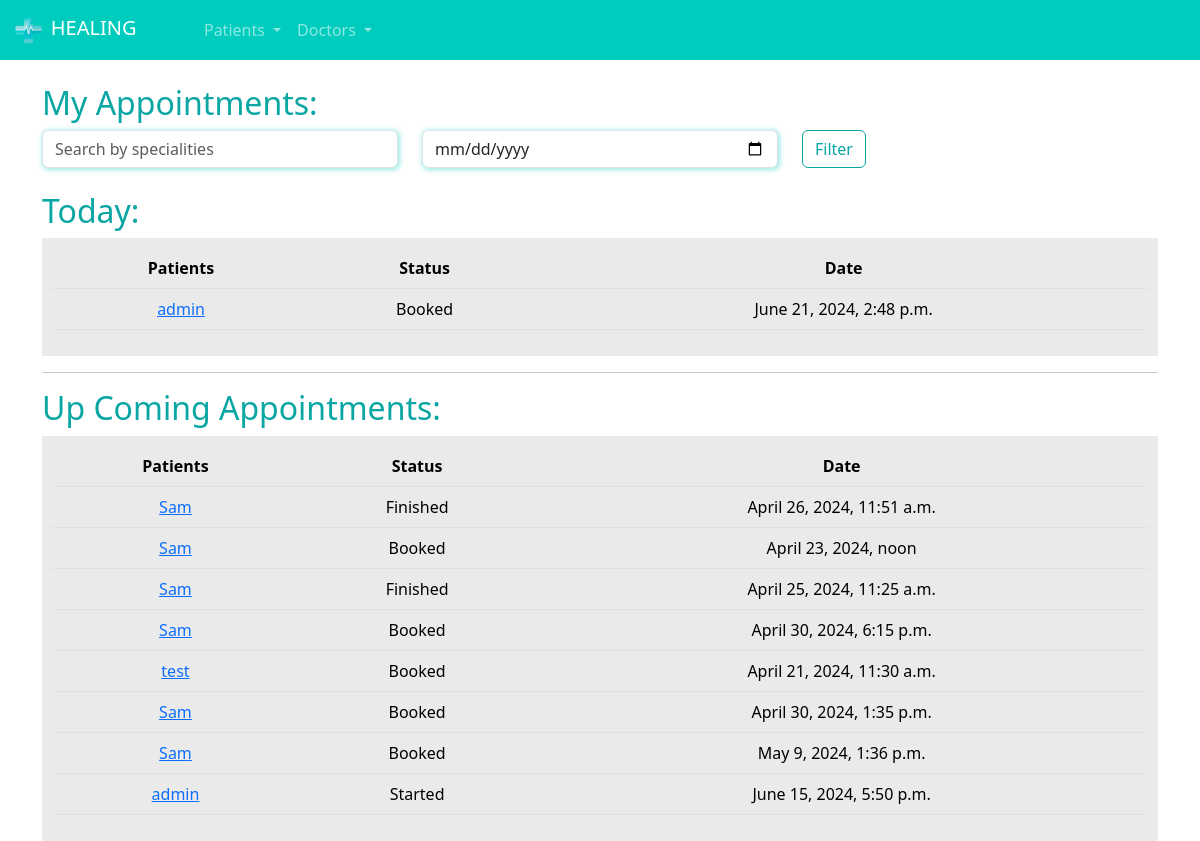
Page /doctors/appointments_doctor/ (signed in) on the committed database.
### patients/models.py (models this page shows, shortened)
class Appointment(models.Model):
    status_choices = (
        ('B', 'Booked'),
        ('F', 'Finished'),
        ('C', 'Canceled'),
        ('S', 'Started')
    )
    patient = models.ForeignKey(User, on_delete=models.DO_NOTHING)
    schedule = models.ForeignKey(Schedule, on_delete=models.DO_NOTHING)
    status = models.CharField(max_length=1, choices=status_choices, default='B')
    link = models.URLField(null=True, blank=True)

### doctor/models.py (models this page shows, shortened)
class Schedule(models.Model):
    date = models.DateTimeField()
    user = models.ForeignKey(User, on_delete=models.DO_NOTHING)
    booked = models.BooleanField(default=False)

### doctor/views.py (the view, shortened to what this page needs)
# urls.py: path('appointments_doctor/', views.appointments_doctor, name="appointments_doctor"),
def appointments_doctor(request):
    if not is_doctor(request.user):
        messages.add_message(request, constants.WARNING, 'Only Doctors can access this page.')
        return redirect('/users/logout')
    specialities_filter = request.GET.get('specialities')
    date_filter = request.GET.get('date')
    today = datetime.now().date()
    appointments_today = Appointment.objects.filter(schedule__user=request.user).filter(schedule__date__gte=today).filter(schedule__date__lt=today + timedelta(days=1))
    remaining_appointments= Appointment.objects.exclude(id__in=appointments_today.values('id')).filter(schedule__user=request.user)
    context = {
        'appointments_today': appointments_today,
        'remaining_appointments': remaining_appointments,
        'is_doctor': is_doctor(request.user)
    }
    return render(request, 'appointments_doctor.html', context)

### doctor/models.py (called while the page is built)
def is_doctor(user):
    return DoctorInfo.objects.filter(user=user).exists()

### doctor/templates/appointments_doctor.html (shortened to what this page needs)
{% extends "base.html" %}
{% load static %}
{% block 'head' %}
    <link rel="stylesheet" href="{% static 'doctors/css/schedule.css' %}">
    <link rel="stylesheet" href="{% static 'users/css/users.css' %}">
    <link rel="stylesheet" href="{% static 'doctors/css/doctor_registration.css' %}">
    <link rel="stylesheet" href="{% static 'patients/css/home.css' %}">
    <link rel="stylesheet" href="https://cdn.jsdelivr.net/npm/bootstrap-icons@1.11.3/font/bootstrap-icons.min.css">
{% endblock 'head' %}
{% block 'body' %}
{% include "partials/navbar.html" %}
    <div class="container">
        <br>
        <h2><span class="color-dark">My Appointments:</span></h2>
        <form action="{% url 'appointments_doctor' %}" method="GET">
            <div class="row">
                <div class="col-md">
                    <input type="text" name="specialities" id="" class="form-control shadow-main-color" placeholder="Search by specialities">
                </div>
                <div class="col-md">
                    <input type="date" name="date" id="" class="form-control shadow-main-color" placeholder="Date:">
                </div>
                <div class="col-md">
                    <input type="submit" value="Filter" class="btn btn-dark-color-outline">
                </div>
            </div>
        </form>
        <br>
        <h2><span class="color-dark">Today:</span></h2>
        <div class="list-my-bookings">
            <table class="table">
                <thead>
                  <tr>
                    <th scope="col">Patients</th>
                    <th scope="col">Status</th>
                    <th scope="col">Date</th>
                  </tr>
                </thead>
                <tbody>
                    {% for appointment in appointments_today  %}
                        <tr>
                            <td><a href="{% url 'access_appointment_doctor' appointment.id %}">{{appointment.patient}}</a></td>
                            <td>{{appointment.get_status_display}}</td>
                            <td>{{appointment.schedule.date}}</td>
                        </tr>
                    {% endfor %}
                </tbody>
              </table>
        </div>
        <hr>
        <h2><span class="color-dark">Up Coming Appointments:</span></h2>
        <div class="list-my-bookings">
            <table class="table">
                <thead>
                  <tr>
                    <th scope="col">Patients</th>
                    <th scope="col">Status</th>
                    <th scope="col">Date</th>
                  </tr>
                </thead>
                <tbody>
                    {% for appointment in remaining_appointments  %}
                        <tr>
                            <td><a href="{% url 'access_appointment_doctor' appointment.id %}">{{appointment.patient}}</a></td>
                            <td>{{appointment.get_status_display}}</td>
                            <td>{{appointment.schedule.date}}</td>
                        </tr>
                    {% endfor %}
                </tbody>
              </table>
        </div>
    </div>
{% endblock 'body' %}

### templates/static/general/css/base.css (style rules this page uses)
:root { --main-color: #00CCBE; --dark-color: #09A6A3; --contrast-color: #FFD686; }
.color-dark { color: var(--dark-color); }

### templates/static/users/css/users.css (style rules this page uses)
.btn-dark-color-outline { border: 1px solid var(--dark-color); color: var(--dark-color) }

### templates/static/doctors/css/doctor_registration.css (style rules this page uses)
.shadow-main-color { box-shadow: 1px 1px 5px 1px rgba(0, 204, 190,.4); }

### templates/static/patients/css/home.css (style rules this page uses)
table { border-collapse: collapse !important; width: 100%; }
th, td { padding: 8px; text-align: center; background-color: #EAEAEA !important; }
th { background-color: #EAEAEA; }
.list-my-bookings { background-color: #EAEAEA; padding: 10px; }

### rows in the picture
Appointment: patient "admin", status "Booked", schedule "June 21, 2024, 2:48 p.m."
Appointment: patient "Sam", status "Finished", schedule "April 26, 2024, 11:51 a.m."
Appointment: patient "Sam", status "Booked", schedule "April 23, 2024, noon"
Appointment: patient "Sam", status "Finished", schedule "April 25, 2024, 11:25 a.m."
Appointment: patient "Sam", status "Booked", schedule "April 30, 2024, 6:15 p.m."
Appointment: patient "test", status "Booked", schedule "April 21, 2024, 11:30 a.m."
Appointment: patient "Sam", status "Booked", schedule "April 30, 2024, 1:35 p.m."
Appointment: patient "Sam", status "Booked", schedule "May 9, 2024, 1:36 p.m."
Appointment: patient "admin", status "Started", schedule "June 15, 2024, 5:50 p.m."
